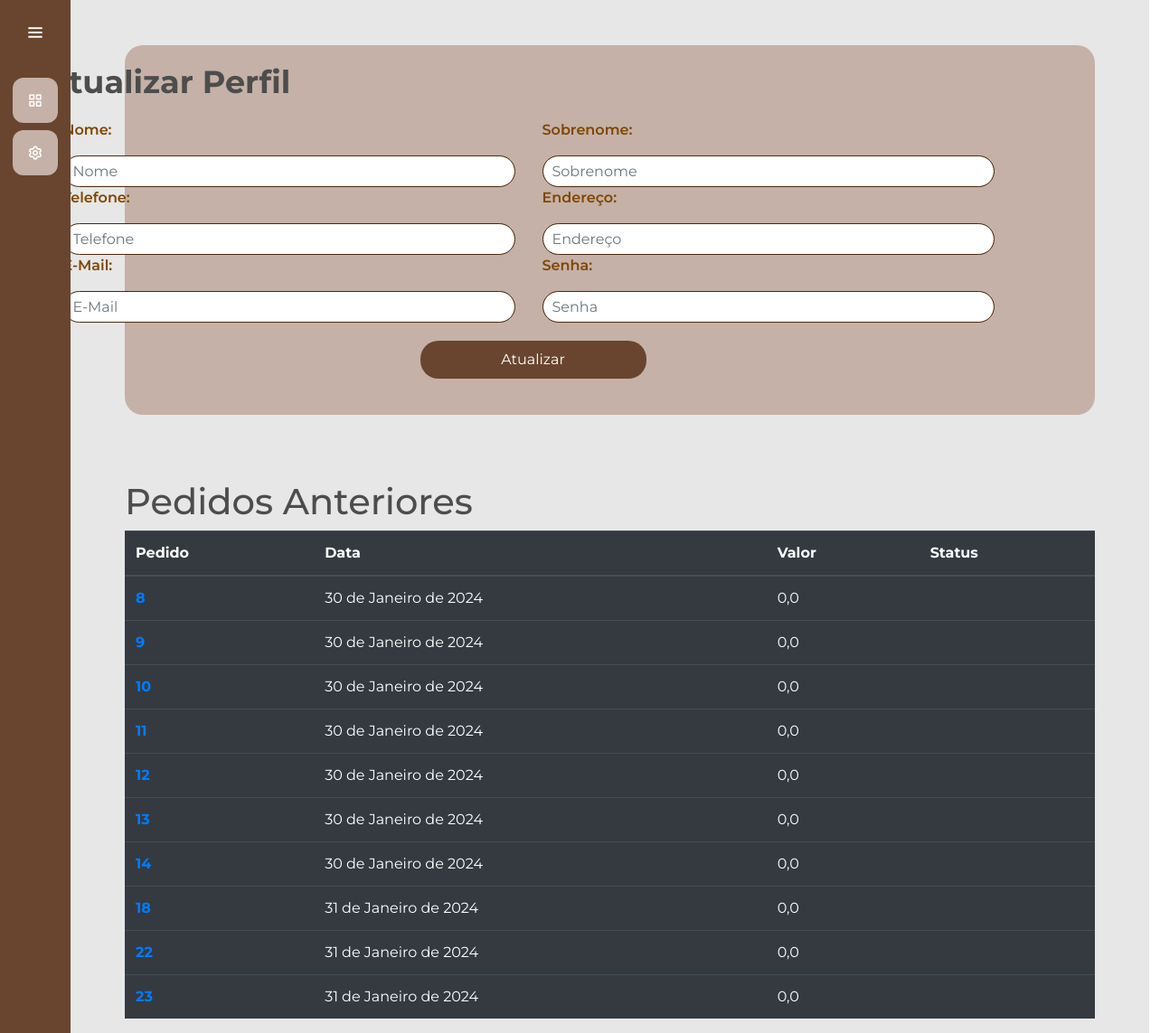
/usuarios/perfil/ (signed in), run on an earlier commit of the app's database.
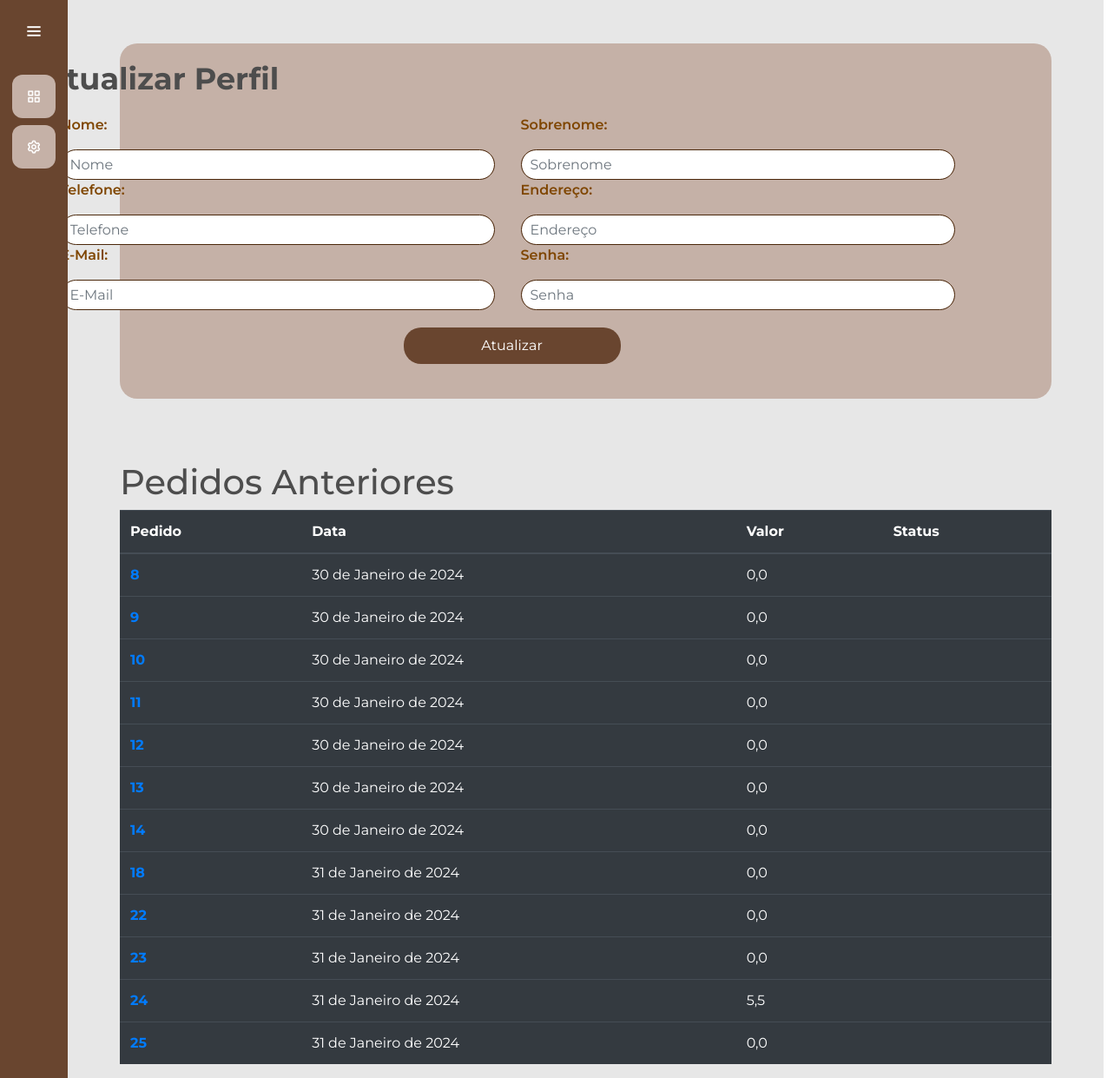
And on a later commit of the database.
### gerenciamento/models.py (models this page shows, shortened)
class Pedido(models.Model):
    id_pedido = models.AutoField(primary_key=True)
    id_transacao = models.CharField(max_length=255, null=True)
    cliente = models.ForeignKey(usuarios_models.Usuario, on_delete=models.SET_NULL, null=True, blank=True)
    data = models.DateField(auto_now_add=True)
    valor_final = models.FloatField(default=0.0)
    produtos = models.ManyToManyField(Produto, through='PedidoProduto')
    completo = models.BooleanField(default=False, null=True, blank=False)

### usuarios/views.py (the view)
# urls.py: path('perfil/', views.perfil, name='perfil'),
@login_required(login_url='/usuarios/login/')
def perfil(request):
    pedidos = Pedido.objects.filter(cliente=request.user)
    return render(request, 'perfil.html',{'pedidos': pedidos})

### usuarios/models.py (called while the page is built)
    def __str__(self) -> str:
        return self.username

### usuarios/templates/perfil.html (shortened to what the changed rows need)
{% extends "cliente.html" %}
{% load static %}
{% block 'head' %}
    <link rel="stylesheet" href="{% static 'usuarios/css/telaprincipal.css' %}">
    <link rel="stylesheet" href="{% static 'gerenciamento/css/gerenciamento.css' %}">
{% endblock %}
{% block 'dashboard' %}
<body>
    <div class="container-perfil">
        <div id="att-perfil">
            <form action="{% url 'perfil' %}" method="POST" id="form-perfil">
                <div class="caixa-perfil">
                    <div id="perfil">
                        <h1 class="titulo_perfil">Atualizar Perfil</h1>
                    </div>
                </div>
            </form>
        </div>
    </div>
    <div class="container-pedidos">
        <br>
        <br>
        <div id="pedidos-anteriores" class="pedidos-anteriores">
            <div class="caixa-pedidos">
                <div id="pedidos" class="pedidos-anteriores">
                    <br>
                    <h1  id="pedidos-anteriores-perfil">Pedidos Anteriores</h1>
                    <div class="container-fluid distanciamento">
                        <table class="table table-dark">
                            <thead>
                                <tr>
                                    <th scope="col">Pedido</th>
                                    <th scope="col">Data</th>
                                    <th scope="col">Valor</th>
                                    <th scope="col">Status</th>
                                </tr>
                            </thead>
                            <tbody>
                                {% for pedido in pedidos %}
                                <tr>
                                    <th><a href="{% url 'notaPedido' pedido.id_pedido %}">{{pedido.id_pedido}}</a></th>
                                    <td>{{pedido.data}}</td>
                                    <td>{{pedido.valor_final}}</td>
                                    <td>{{pedido.status}}</td>
                                </tr>
                                {% endfor %}
                            </tbody>
                        </table>
                    </div>
                </div>
            </div>
        </div>
    </div>
</body>
{% endblock %}

What changed in the data, as far as the page shows it:
added Pedido: id_pedido "24", data "31 de Janeiro de 2024", valor_final "5,5"
added Pedido: id_pedido "25", data "31 de Janeiro de 2024", valor_final "0,0"
